Frame 1 (no input): blank canvas, image omitted
Frame 60 (the mouse pressed at the canvas centre just before this capture): blank canvas, image omitted
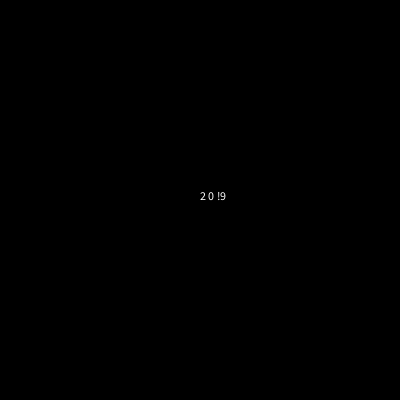
Frame 120 (the mouse held since frame 60 and released just before this capture)

The Processing sketch whose frames 1 and 60 were blank and that drew this single picture after the mouse press (run headless with seeded random() and noise(); from frame 60 on, the mouse is pressed at the canvas centre):

// Processing sketch: crackers
// ── crackers.pde
class Num {
  int num = 0;
  boolean done = false;

  Num () {
    reset();
  }

  void inc() {
    if (num + 1 > 128) {
      done = true;
    } else {
      num += 1;
    }
  }

  void reset() {
    num = 33;
    done = false;
  }
}

ArrayList<Num> chars = new ArrayList<Num>();

int i = 0;

void setup() {
  chars.add(new Num());
  size(400, 400);
  //frameRate(5);
}

void draw() {
  background(0);

  if (i >= chars.size()) {
    i = 0;
    return;
  }
  Num n = chars.get(i);
  n.inc();
  if (n.done && i == chars.size() - 1) {
    n.reset();
    chars.add(new Num());
  } else if (n.done) {
    i += 1;
  }
  printStuff();
}

void printStuff() {
  String printMe = "";
  for (int j = chars.size()-1; j >= 0; j -= 1) {
    Num n = chars.get(j);
    printMe += str(char(n.num));
  }
  text(chars.size() + " " + i + " " + printMe, width / 2, height / 2);
}
